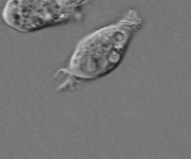
%> input picture 06_morphology_cell_segmentation/input/cell.tif, 191 x 159 px
$ octave main.m   (GNU Octave 9; MATLAB toolbox functions it lacks are replaced by stand-ins)
%> lines starting %> are read from the running program, lines starting %| are printed output that depends on the picture; in (x1, y1, x2, y2) boxes, pixels count from 0 and x2, y2 are one past the last pixel; in counts of white or black regions, pixels touching at a corner belong together; the program's own positions count from 1
%% 06 — Morphology Pipeline for Cell Segmentation (Sobel → Dilate → Fill → Erode)
% Digital Image Processing (MATLAB)
%
% Pipeline:
% 1) Sobel edge detection with tuned threshold
% 2) Morphological dilation with orthogonal line structuring elements
% 3) Hole filling (imfill)
% 4) Morphological erosion for smoothing
%
% Outputs are exported deterministically to ./output/

clear; close all; clc;

%% -------- Paths (relative) --------
inDir  = fullfile(pwd, "input");
outDir = fullfile(pwd, "output");
if ~exist(outDir, "dir"), mkdir(outDir); end

imgPath = fullfile(inDir, "cell.tif");
assert(exist(imgPath, "file") == 2, "Missing input image: %s", imgPath);

%% -------- Load image (grayscale expected) --------
img = imread(imgPath);
%> img is the input picture: size 159x191 uint8; min 28, max 212, mean 118.2
if ndims(img) == 3
    img = rgb2gray(img); % safety in case input is RGB
end

% Save original
imwrite(img, fullfile(outDir, "01_original.png"));

%% -------- 1) Sobel edges (threshold tuned) --------
sobelThreshold = 0.026; % your tuned value
edges = edge(img, "sobel", sobelThreshold);
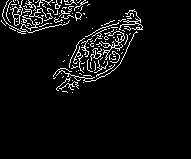
%> edges: size 159x191 logical; 5.5% white in thin lines or dots, all inside (x1, y1, x2, y2) = (1, 0, 143, 93)
imwrite(edges, fullfile(outDir, "02_sobel_edges.png"));

%% -------- 2) Dilate with two line structuring elements --------
seH = strel("line", 3, 0);   % horizontal-ish
seV = strel("line", 3, 90);  % vertical-ish

d1 = imdilate(edges, seH);
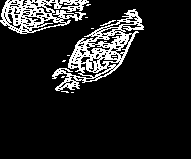
%> d1: size 159x191 logical; 12.2% white in thin lines or dots, all inside (x1, y1, x2, y2) = (0, 0, 144, 93)
d2 = imdilate(d1, seV);
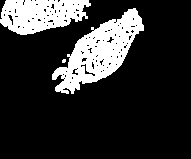
%> d2: size 159x191 logical; 18.7% white; 3 white regions (1 under 20 px), largest, box (x1, y1, x2, y2) and area: (52, 8, 144, 94) 3419, (0, 0, 91, 35) 2246
imwrite(d2, fullfile(outDir, "03_dilated_edges.png"));

%% -------- 3) Fill holes --------
filled = imfill(d2, "holes");
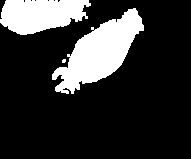
%> filled: size 159x191 logical; 19.8% white; 3 white regions (1 under 20 px), largest, box (x1, y1, x2, y2) and area: (52, 8, 144, 94) 3621, (0, 0, 91, 35) 2365
imwrite(filled, fullfile(outDir, "04_filled.png"));

%% -------- 4) Erode for smoothing --------
seSmooth = strel("diamond", 2);
smoothMask = imerode(filled, seSmooth);
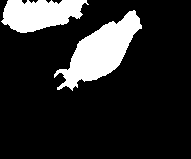
%> smoothMask: size 159x191 logical; 16.6% white; 2 white regions, box (x1, y1, x2, y2) and area: (54, 10, 142, 91) 3015, (1, 0, 89, 33) 2016
imwrite(smoothMask, fullfile(outDir, "05_smoothed_mask.png"));

%% -------- Optional: quick visual summary (single image export) --------
summary = montageGrid({
    img, edges, d2;
    filled, smoothMask, []
});
imwrite(summary, fullfile(outDir, "06_pipeline_summary.png"));

disp("Done. Outputs saved to: " + outDir);

%% ===================== Local helper =====================
function out = montageGrid(cellImgs)
% Creates a compact grid image from a 2D cell array of images.
% Empty slots can be [].
    [r, c] = size(cellImgs);
%> r = 2; c = 3

    % Find first non-empty to set target size
    first = [];
    for i = 1:r
        for j = 1:c
            if ~isempty(cellImgs{i,j})
                first = cellImgs{i,j};
                break;
            end
        end
        if ~isempty(first), break; end
    end

    if isempty(first)
        out = uint8([]);
        return;
    end

    if islogical(first), first = uint8(first) * 255; end
    if ~isa(first, "uint8"), first = im2uint8(mat2gray(first)); end
    targetH = size(first, 1);
%> targetH = 159
    targetW = size(first, 2);
%> targetW = 191

    gap = 10;
    canvasH = r * targetH + (r-1) * gap;
%> canvasH = 328
    canvasW = c * targetW + (c-1) * gap;
%> canvasW = 593

    out = uint8(255 * ones(canvasH, canvasW)); % white background

    for i = 1:r
        for j = 1:c
            tile = cellImgs{i,j};
            if isempty(tile), continue; end

            if islogical(tile), tile = uint8(tile) * 255; end
            if ~isa(tile, "uint8"), tile = im2uint8(mat2gray(tile)); end

            if size(tile,1) ~= targetH || size(tile,2) ~= targetW
                tile = imresize(tile, [targetH, targetW]);
            end

            y0 = (i-1) * (targetH + gap) + 1;
            x0 = (j-1) * (targetW + gap) + 1;
            out(y0:y0+targetH-1, x0:x0+targetW-1) = tile;
        end
    end
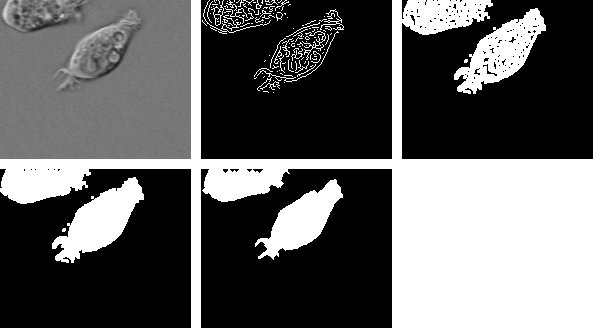
%> out: size 328x593 uint8; min 0, max 255, mean 98.5
end
